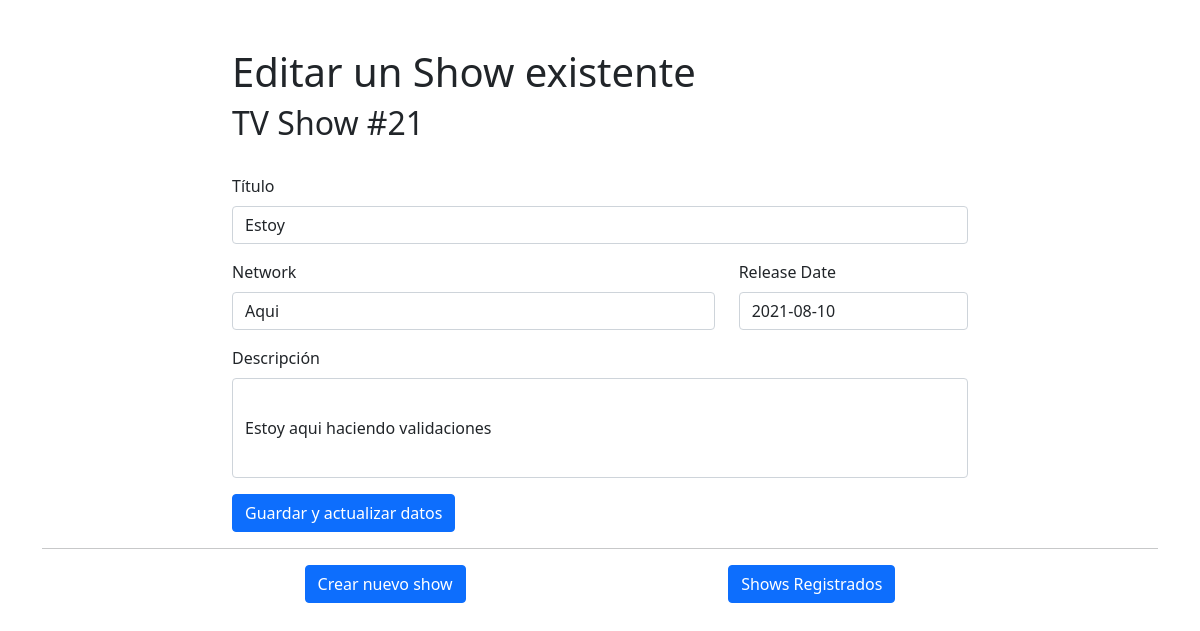
Screenshot of /shows/21/edit with the database file from the repository.
### app/models.py (models this page shows, shortened)
class Show(models.Model):
    title = models.CharField(max_length=65)
    network = models.CharField(max_length=65)
    release_date = models.DateField() #Fecha de estreno
    updated_at = models.DateTimeField(auto_now=True)
    desc = models.TextField()
    objects = ShowManager()
    def __str__(self):
        return f"Show: {self.title}, {self.network}, {self.release_date}, {self.desc}"

### app/views.py (the view)
# urls.py: path('shows/<int:id>/edit', views.shows_edit),
def shows_edit(request, id):
    if request.method == 'GET':
        show_by_id = Show.objects.get(id=id)
        print("Mostardo Show antes de editar: ", show_by_id)
        context = {
            'show': show_by_id,
        }
        return render(request, 'shows_edit.html', context)

### app/templates/shows_edit.html (shortened to what this page needs)
{% extends "base.html" %}
{% block contenido %}
  <div class="row">
    <div class="offset-2 col-8">
      <form action="/shows/edit" method="post">
        <h1>Editar un Show existente</h1>
        <h2>TV Show #{{show.id}}</h2> <br>
        <div class="mb-3">
          <label for="inputtitle" class="form-label">Título</label>
          <input class="form-control" type="text" name="ed_title" placeholder="{{show.title}}"  value="{{show.title}}">
        </div>
        <div class="row">
          <div class="col-8">
            <div class="mb-3">
              <label for="inputnetwork" class="form-label">Network</label>
              <input class="form-control" type="text" name = "ed_network" placeholder="{{show.network}}"  value="{{show.network}}" >
            </div>
          </div>
          <div class="col-4">
            <label for="inputDate" class="form-label">Release Date</label>
            <input type="datetime" class="form-control" id="inputDate" name="ed_releaseDate" value='{{show.release_date|date:"Y-m-d"}}'>
          </div>
        </div>
        <div class="mb-3">
          <label for="inputdesc" class="form-label">Descripción</label>
          <input class="form-control" type="form-control" style="height: 100px" name = "ed_desc"  placeholder="{{show.desc}}" value="{{show.desc}}"></input>
        </div>
        <button type="submit" class="btn btn-primary">Guardar y actualizar datos</button>
    </form>
    </div>
  </div>
{% endblock %}

### rows the page displays
Show: id "21", ed_title "Estoy", ed_network "Aqui", ed_releaseDate "2021-08-10", ed_desc "Estoy aqui haciendo validaciones"
